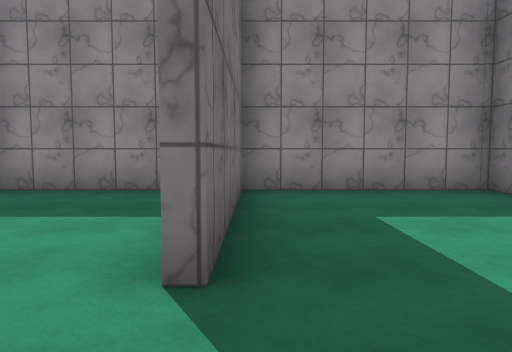
View 1 (above)

16 first-person views from a walk through a Unity game level. The camera is 1.2 m above the floor, tilts 4° down and sees 70° across. The floor is counted in squares, 2 m on a side. Each view is taken from the middle of a square. On the plan, view 1 faces up. The plan holds only what a view shows up to about 10 squares ahead; the rest is blank. The place goes on beyond the plan. The player character is not drawn. Surface patterns are stand-ins for the level's own textures.

View 2
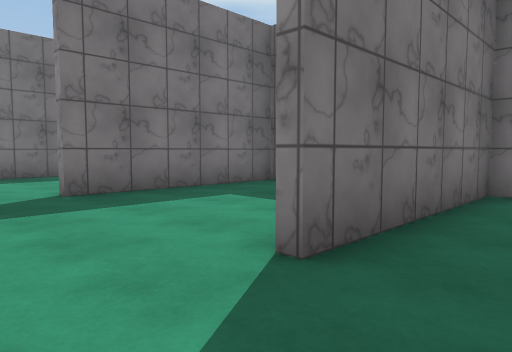

View 3
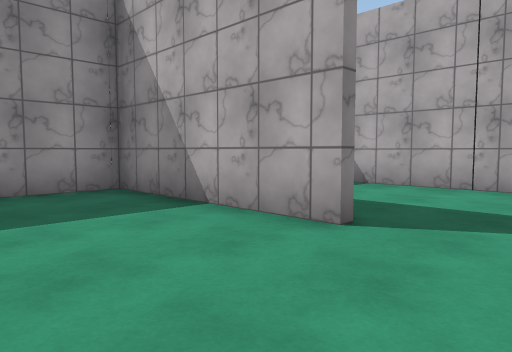

View 4
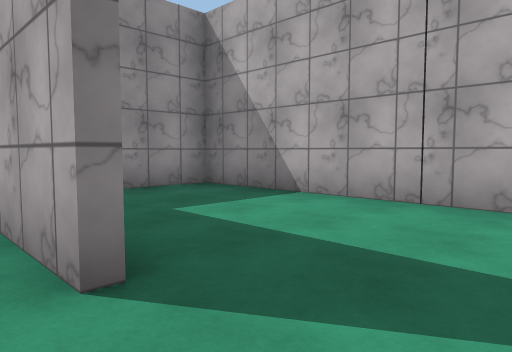

View 5
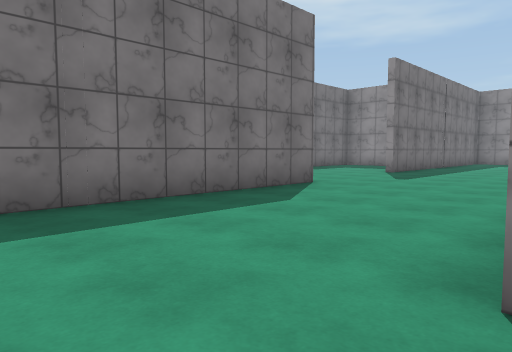

View 6
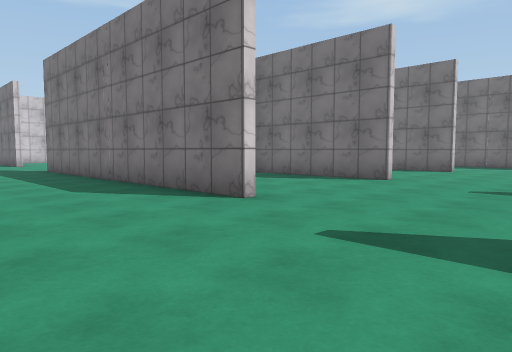

View 7
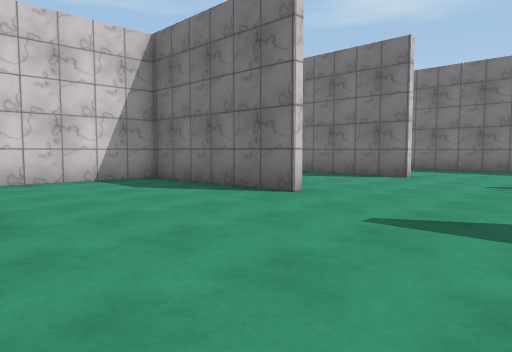

View 8
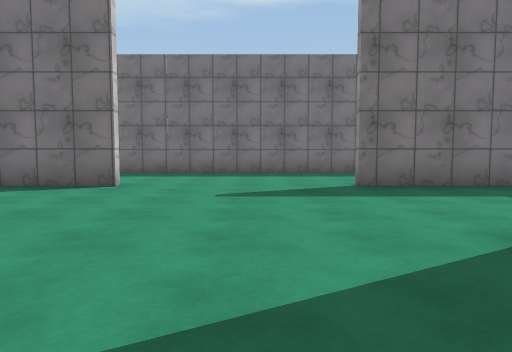

View 9
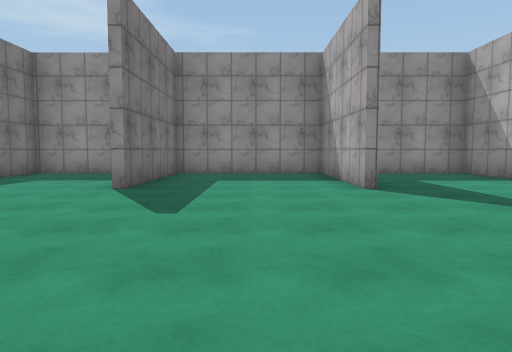

View 10
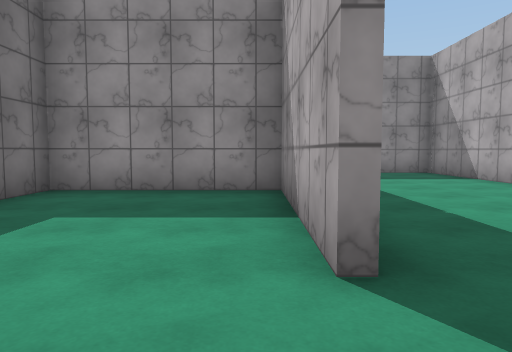

View 11
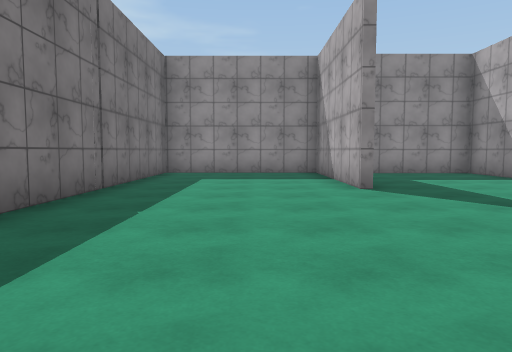

View 12
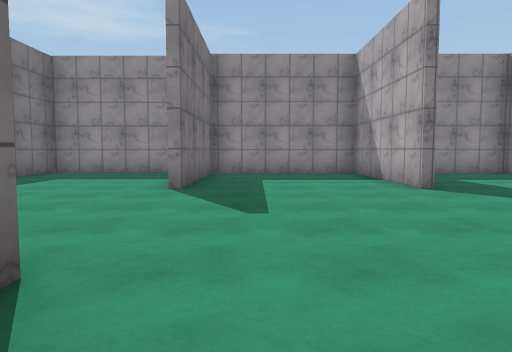

View 13
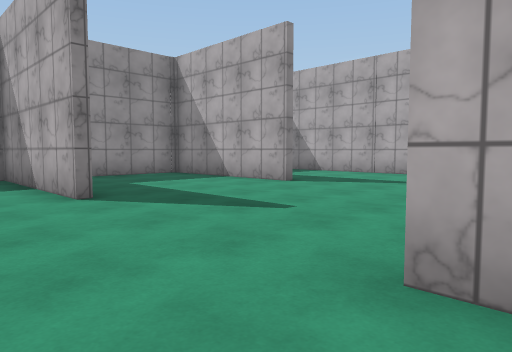

View 14
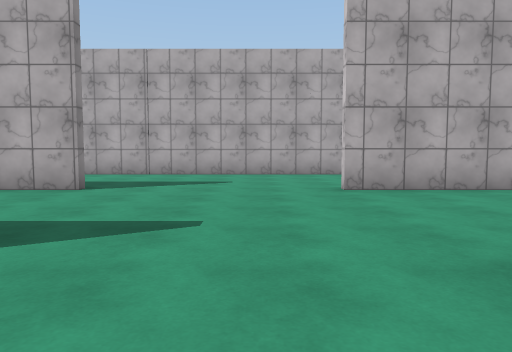

View 15
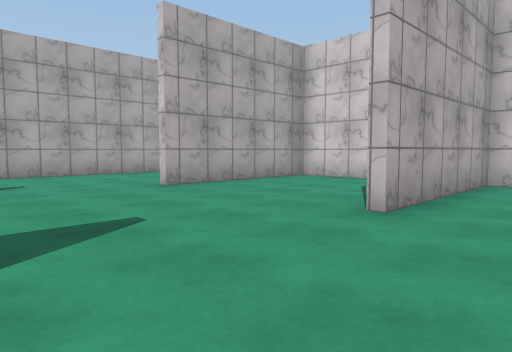

View 16
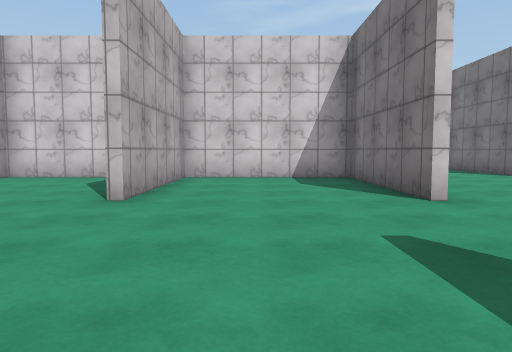

### Floor plan
Points are (right, up) in squares from view 1. A wall is a line through its corners. A room is listed if a view was taken in it or the views show most of it. See-through windows are left out.
Room 1 (views 1, 2, 3, 4)
walls: (3.5, 1.5) (3.5, 5.5) (-0.2, 5.5) (-0.2, 1.5)
ways out: opening at (0, 0.5) to room 2; opening at (4, 0.5)
Room 2 (view 5)
walls: (-1.4, 5.5) (-4.1, 5.5) (-4.1, 1.5)
ways out: opening at (0, 0.5) to room 1; opening at (-4, 0.5) to room 3
Room 3 (views 6, 7, 8, 9, 10, 11, 12, 13, 14, 15, 16)
walls: (-8.6, 9.6) (-8.6, 13.5) (-12.1, 13.5); (-4.1, 9.8) (-4.1, 5.9) (-0.4, 5.9); (-8.1, 5.8) (-8.1, -0.5); (-4.4, 13.6) (-4.4, 17.8) (-8.4, 17.8) (-8.4, 11.4); (-12.3, 9.6) (-12.3, 13.5) (-16.1, 13.5) (-16.1, 9.6); (-12.1, 5.8) (-12.1, 1.7) (-9.2, 1.7); (-0.4, 5.5) (-0.4, 9.8); (-0.4, 13.6) (-0.4, 17.6) (-4.4, 17.6); (1.2, 5.9) (3.5, 5.9) (3.5, 9.8); (-4.1, 17.6) (-4.1, 13.6); (-16.1, 5.8) (-16.1, 2.9); (3.5, 13.6) (3.5, 17.6) (1.2, 17.6); (-17.8, 13.5) (-19.7, 13.5) (-19.7, 4.4); (7.2, 7.9) (7.2, 15.4)
ways out: opening at (-4, 0.5) to room 2

Positions as (right, up) in squares from view 1, and headings:
1: (0, 0), facing up
2: (1, 0), facing up-left
3: (1, 0), facing up-right
4: (3, 0), facing up-right
5: (-4, 0), facing up-left
6: (-5, 9), facing down-left
7: (-8, 9), facing down-left
8: (-10, 8), facing left
9: (-14, 4), facing up
10: (-9, 8), facing up
11: (-6, 8), facing up
12: (-3, 8), facing up
13: (-2, 9), facing up-right
14: (-2, 11), facing right
15: (-2, 13), facing down-right
16: (-2, 14), facing down
